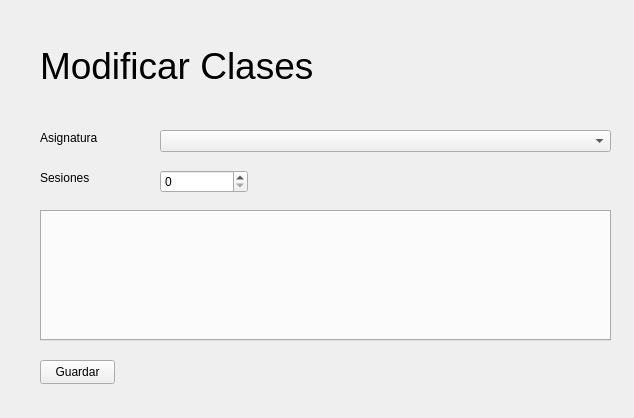
<?xml version="1.0" encoding="UTF-8"?>
<ui version="4.0">
 <class>ModificarClases</class>
 <widget class="QWidget" name="ModificarClases">
  <property name="geometry">
   <rect>
    <x>0</x>
    <y>0</y>
    <width>634</width>
    <height>418</height>
   </rect>
  </property>
  <property name="windowTitle">
   <string>modificarClases</string>
  </property>
  <widget class="QLabel" name="Title">
   <property name="geometry">
    <rect>
     <x>40</x>
     <y>40</y>
     <width>291</width>
     <height>51</height>
    </rect>
   </property>
   <property name="font">
    <font>
     <pointsize>28</pointsize>
    </font>
   </property>
   <property name="text">
    <string>Modificar Clases</string>
   </property>
  </widget>
  <widget class="QLabel" name="asignatura">
   <property name="geometry">
    <rect>
     <x>40</x>
     <y>130</y>
     <width>61</width>
     <height>16</height>
    </rect>
   </property>
   <property name="text">
    <string>Asignatura</string>
   </property>
  </widget>
  <widget class="QComboBox" name="asignaturaText">
   <property name="geometry">
    <rect>
     <x>160</x>
     <y>130</y>
     <width>451</width>
     <height>22</height>
    </rect>
   </property>
  </widget>
  <widget class="QLabel" name="sesiones">
   <property name="geometry">
    <rect>
     <x>40</x>
     <y>170</y>
     <width>49</width>
     <height>16</height>
    </rect>
   </property>
   <property name="text">
    <string>Sesiones</string>
   </property>
  </widget>
  <widget class="QSpinBox" name="sesionesText">
   <property name="geometry">
    <rect>
     <x>160</x>
     <y>170</y>
     <width>88</width>
     <height>23</height>
    </rect>
   </property>
  </widget>
  <widget class="QTabWidget" name="sesionesList">
   <property name="geometry">
    <rect>
     <x>40</x>
     <y>210</y>
     <width>571</width>
     <height>131</height>
    </rect>
   </property>
   <property name="currentIndex">
    <number>-1</number>
   </property>
  </widget>
  <widget class="QPushButton" name="save">
   <property name="geometry">
    <rect>
     <x>40</x>
     <y>360</y>
     <width>75</width>
     <height>24</height>
    </rect>
   </property>
   <property name="text">
    <string>Guardar</string>
   </property>
  </widget>
 </widget>
 <resources/>
 <connections/>
</ui>
